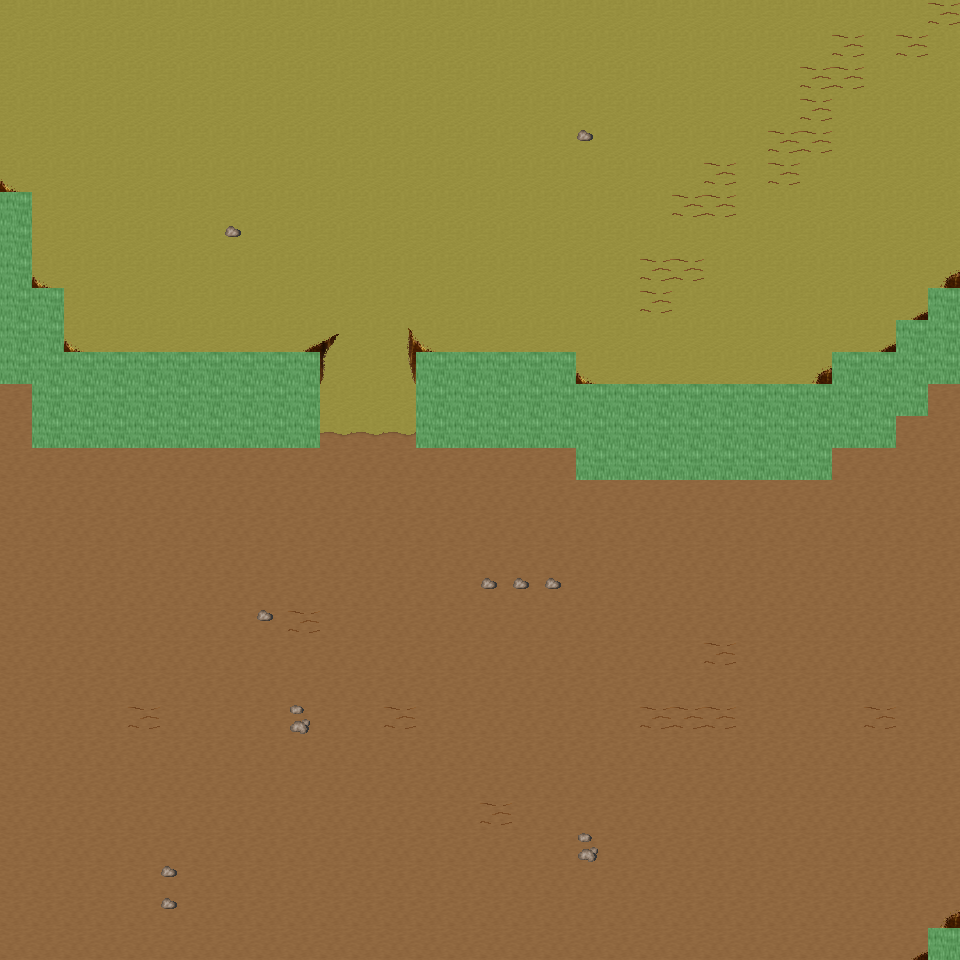

A 2D game scene composited from a Tiled map and its tileset images. What follows is a short description and the map's XML, with each tile layer's data collapsed to a summary:
An orthogonal 30x30 tile map with 32x32 px tiles, 6 tile layers (Ground, Object, Object2, Above, ...), 23 tilesets and 6 objects (6x mapExit).

<map version="1.0" orientation="orthogonal" renderorder="right-down" width="30" height="30" tilewidth="32" tileheight="32" nextobjectid="7">
  <tileset firstgid="1" name="tileset_ground_ground" tilewidth="32" tileheight="32" tilecount="33" columns="3">
    <image source="../drawable/tileset_ground_ground.png" width="96" height="352" />
  </tileset>
  <tileset firstgid="34" name="tileset_ground_water_pool" tilewidth="32" tileheight="32" tilecount="72" columns="3">
    <image source="../drawable/tileset_ground_water_pool.png" width="96" height="768" />
  </tileset>
  <tileset firstgid="106" name="tileset_ground_ridge_earth_dark" tilewidth="32" tileheight="32" tilecount="96" columns="12">
    <image source="../drawable/tileset_ground_ridge_earth_dark.png" width="384" height="256" />
  </tileset>
  <tileset firstgid="202" name="tileset_ground_ridge_earth_pale" tilewidth="32" tileheight="32" tilecount="96" columns="12">
    <image source="../drawable/tileset_ground_ridge_earth_pale.png" width="384" height="256" />
  </tileset>
  <tileset firstgid="298" name="tileset_ground_grass_edges" tilewidth="32" tileheight="32" tilecount="36" columns="12">
    <image source="../drawable/tileset_ground_grass_edges.png" width="384" height="96" />
  </tileset>
  <tileset firstgid="334" name="tileset_ground_grass_corners" tilewidth="32" tileheight="32" tilecount="24" columns="6">
    <image source="../drawable/tileset_ground_grass_corners.png" width="192" height="128" />
  </tileset>
  <tileset firstgid="358" name="tileset_ground_earth_edges" tilewidth="32" tileheight="32" tilecount="18" columns="6">
    <image source="../drawable/tileset_ground_earth_edges.png" width="192" height="96" />
  </tileset>
  <tileset firstgid="376" name="tileset_ground_rock_pebbles" tilewidth="32" tileheight="32" tilecount="3" columns="1">
    <image source="../drawable/tileset_ground_rock_pebbles.png" width="32" height="96" />
  </tileset>
  <tileset firstgid="379" name="tileset_ground_ladder_steps" tilewidth="32" tileheight="32" tilecount="6" columns="3">
    <image source="../drawable/tileset_ground_ladder_steps.png" width="96" height="64" />
  </tileset>
  <tileset firstgid="385" name="tileset_plant_grasses" tilewidth="32" tileheight="32" tilecount="6" columns="3">
    <image source="../drawable/tileset_plant_grasses.png" width="96" height="64" />
  </tileset>
  <tileset firstgid="391" name="tileset_plant_flower_daisy_red" tilewidth="32" tileheight="32" tilecount="8" columns="2">
    <image source="../drawable/tileset_plant_flower_daisy_red.png" width="64" height="128" />
  </tileset>
  <tileset firstgid="399" name="tileset_plant_flower_daisy_yellow" tilewidth="32" tileheight="32" tilecount="8" columns="2">
    <image source="../drawable/tileset_plant_flower_daisy_yellow.png" width="64" height="128" />
  </tileset>
  <tileset firstgid="407" name="tileset_plant_flower_daisy_blue" tilewidth="32" tileheight="32" tilecount="8" columns="2">
    <image source="../drawable/tileset_plant_flower_daisy_blue.png" width="64" height="128" />
  </tileset>
  <tileset firstgid="415" name="tileset_item_corpse_huge_animal" tilewidth="32" tileheight="32" tilecount="16" columns="2">
    <image source="../drawable/tileset_item_corpse_huge_animal.png" width="64" height="256" />
  </tileset>
  <tileset firstgid="431" name="tileset_item_pot_dark_barrel" tilewidth="32" tileheight="32" tilecount="2" columns="1">
    <image source="../drawable/tileset_item_pot_dark_barrel.png" width="32" height="64" />
  </tileset>
  <tileset firstgid="433" name="tileset_item_statue_green_stone" tilewidth="32" tileheight="32" tilecount="12" columns="4">
    <image source="../drawable/tileset_item_statue_green_stone.png" width="128" height="96" />
  </tileset>
  <tileset firstgid="445" name="tileset_logic_creature_orc" tilewidth="32" tileheight="32" tilecount="6" columns="6">
    <image source="../drawable/tileset_logic_creature_orc.png" width="192" height="32" />
  </tileset>
  <tileset firstgid="451" name="tileset_logic_creature_animal" tilewidth="32" tileheight="32" tilecount="32" columns="8">
    <image source="../drawable/tileset_logic_creature_animal.png" width="256" height="128" />
  </tileset>
  <tileset firstgid="483" name="tileset_logic_portal" tilewidth="32" tileheight="32" tilecount="24" columns="8">
    <image source="../drawable/tileset_logic_portal.png" width="256" height="96" />
  </tileset>
  <tileset firstgid="507" name="tileset_logic_collision" tilewidth="32" tileheight="32" tilecount="1" columns="1">
    <image source="../drawable/tileset_logic_collision.png" width="32" height="32" />
  </tileset>
  <tileset firstgid="508" name="tileset_plant_tree_spruce" tilewidth="32" tileheight="32" tilecount="6" columns="2">
    <image source="../drawable/tileset_plant_tree_spruce.png" width="64" height="96" />
  </tileset>
  <tileset firstgid="514" name="tileset_plant_tree_taller_trees" tilewidth="32" tileheight="32" tilecount="32" columns="8">
    <image source="../drawable/tileset_plant_tree_taller_trees.png" width="256" height="128" />
  </tileset>
  <tileset firstgid="546" name="tileset_plant_bush_bush_mult_colored" tilewidth="32" tileheight="32" tilecount="6" columns="3">
    <image source="../drawable/tileset_plant_bush_bush_mult_colored.png" width="96" height="64" />
  </tileset>
  <layer name="Ground" width="30" height="30">
    <data>[900 cells, 900 non-empty, 2 distinct tile ids]</data>
  </layer>
  <layer name="Object" width="30" height="30">
    <data>[900 cells, 123 non-empty, 27 distinct tile ids]</data>
  </layer>
  <layer name="Object2" width="30" height="30">
    <data>[900 cells, 19 non-empty, 5 distinct tile ids]</data>
  </layer>
  <layer name="Above" width="30" height="30">
    <data>[900 cells, 0 non-empty, 0 distinct tile ids]</data>
  </layer>
  <layer name="Above2" width="30" height="30">
    <data>[900 cells, 0 non-empty, 0 distinct tile ids]</data>
  </layer>
  <layer name="Walkable" width="30" height="30">
    <data>[900 cells, 87 non-empty, 1 distinct tile ids]</data>
  </layer>
  <objectgroup name="MapEvents">
    <object id="1" name="north" type="mapExit" x="0" y="0" width="960" height="32">
      <properties>
        <property name="map" value="level_0_x69_y77" />
        <property name="x" value="0" />
        <property name="y" value="28" />
      </properties>
    </object>
    <object id="2" name="south" type="mapExit" x="0" y="928" width="928" height="32">
      <properties>
        <property name="map" value="level_0_x69_y79" />
        <property name="x" value="0" />
        <property name="y" value="1" />
      </properties>
    </object>
    <object id="3" name="west" type="mapExit" x="0" y="0" width="32" height="192">
      <properties>
        <property name="map" value="level_0_x68_y78" />
        <property name="x" value="28" />
        <property name="y" value="0" />
      </properties>
    </object>
    <object id="4" name="west2" type="mapExit" x="0" y="384" width="32" height="576">
      <properties>
        <property name="map" value="level_0_x68_y78" />
        <property name="x" value="28" />
        <property name="y" value="12" />
      </properties>
    </object>
    <object id="5" name="east" type="mapExit" x="928" y="0" width="32" height="288">
      <properties>
        <property name="map" value="level_0_x70_y78" />
        <property name="x" value="1" />
        <property name="y" value="0" />
      </properties>
    </object>
    <object id="6" name="east2" type="mapExit" x="928" y="384" width="32" height="544">
      <properties>
        <property name="map" value="level_0_x70_y78" />
        <property name="x" value="1" />
        <property name="y" value="12" />
      </properties>
    </object>
  </objectgroup>
</map>
